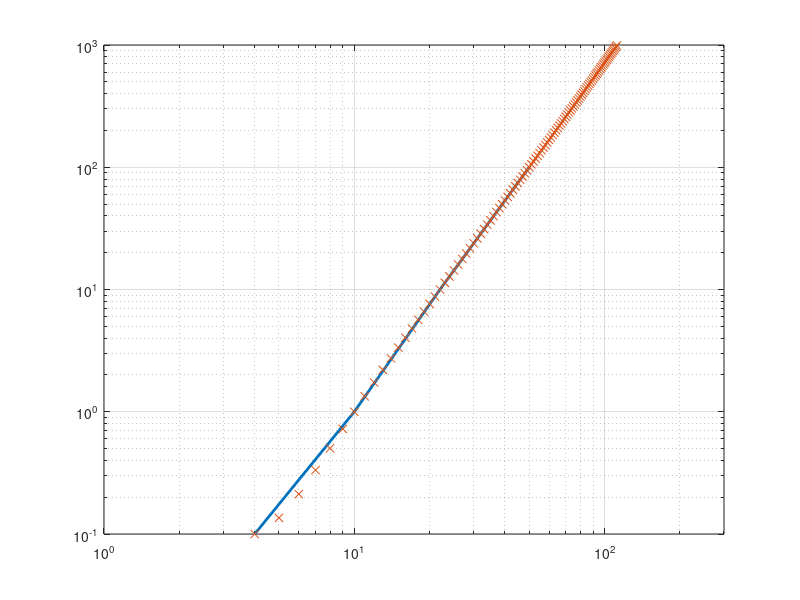

Here is the MATLAB script that generated this plot:
% Polynomial fit for specific heat of copper from graph provided by Davide
% Tomasini. Works well up to 50 K.

clear all; close all; clc

% Data points from graph
x = [4 10 22 50];
y = [0.1 1 10 100];

T = 4:300;

n = length(x);

loglog(x,y,'LineWidth',2)
hold on;

for i = n:n
    p = polyfit(x,y,i)
    y_est = polyval(p,T);
    loglog(T,y_est,'x');
end
grid on
axis([1 300 0.1 1000])
